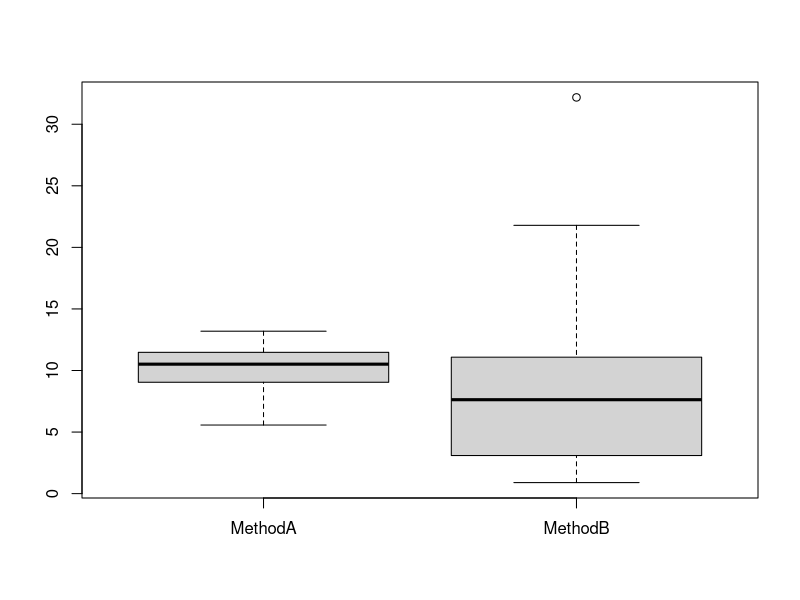

This chart was generated by the following R code:
## ---- chunk 1
#dado sintético 
set.seed(1)
trials <- 30
MethodA <- rnorm(trials, mean=10, sd = 2)
MethodB <- rexp(trials, rate = 1/10)
## ---- chunk 2
data <- data.frame(MethodA, MethodB)
head(data)
boxplot(data)
## ---- chunk 3
shapiro.test(MethodA)
## ---- chunk 4
shapiro.test(MethodB)
## ---- chunk 5
has_nortest <- requireNamespace("nortest", quietly = TRUE)
if (!has_nortest) {
  message("Pacote 'nortest' nao instalado; teste Anderson-Darling sera omitido.")
}
## ---- chunk 6
if (has_nortest) {
  nortest::ad.test(MethodA)
} else {
  "Teste Anderson-Darling indisponivel sem o pacote 'nortest'."
}
## ---- chunk 7
if (has_nortest) {
  nortest::ad.test(MethodB)
} else {
  "Teste Anderson-Darling indisponivel sem o pacote 'nortest'."
}
## ---- chunk 8
res <- wilcox.test(MethodA, MethodB, paired=FALSE, exact=FALSE)
res
## ---- chunk 9
res <- wilcox.test(MethodA, MethodB, paired=TRUE)
res
